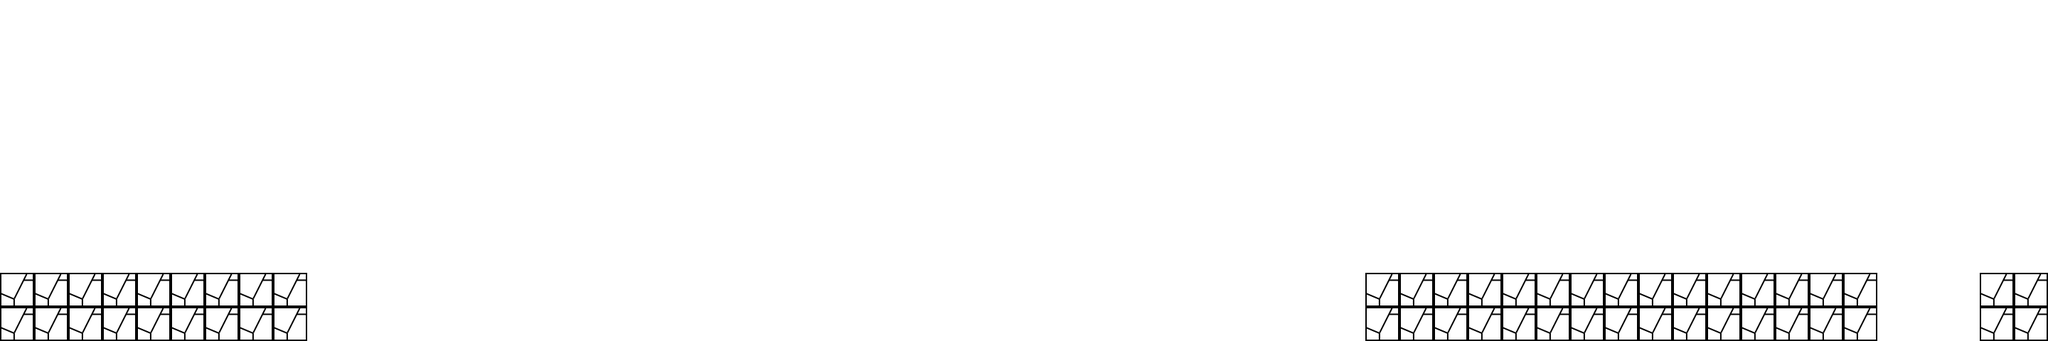

A level layout from a 2D game, rendered from its tile map. Below: a short description, then the map file with tile-grid data replaced by summaries:
An orthogonal 120x20 tile map with 24x24 px tiles, 2 tile layers (BackgroundColor, Platform), 2 hidden layers not drawn.

<map version="1.0" orientation="orthogonal" width="120" height="20" tilewidth="24" tileheight="24">
 <tileset firstgid="1" name="Tile_source" tilewidth="24" tileheight="24">
  <image source="Tile_source.png" width="800" height="480" />
 </tileset>
 <layer name="BackgroundColor" width="120" height="20">
  <data>[2400 cells, 2400 non-empty, 1 distinct tile ids]</data>
 </layer>
 <layer name="Platform" width="120" height="20">
  <data>[2400 cells, 208 non-empty, 4 distinct tile ids]</data>
 </layer>
 <layer name="PlatformDynamic" width="120" height="20" visible="0">
  <data>[2400 cells, 340 non-empty, 42 distinct tile ids]</data>
 </layer>
 <layer name="Decoration" width="120" height="20" visible="0">
  <data>[2400 cells, 26 non-empty, 26 distinct tile ids]</data>
 </layer>
</map>
